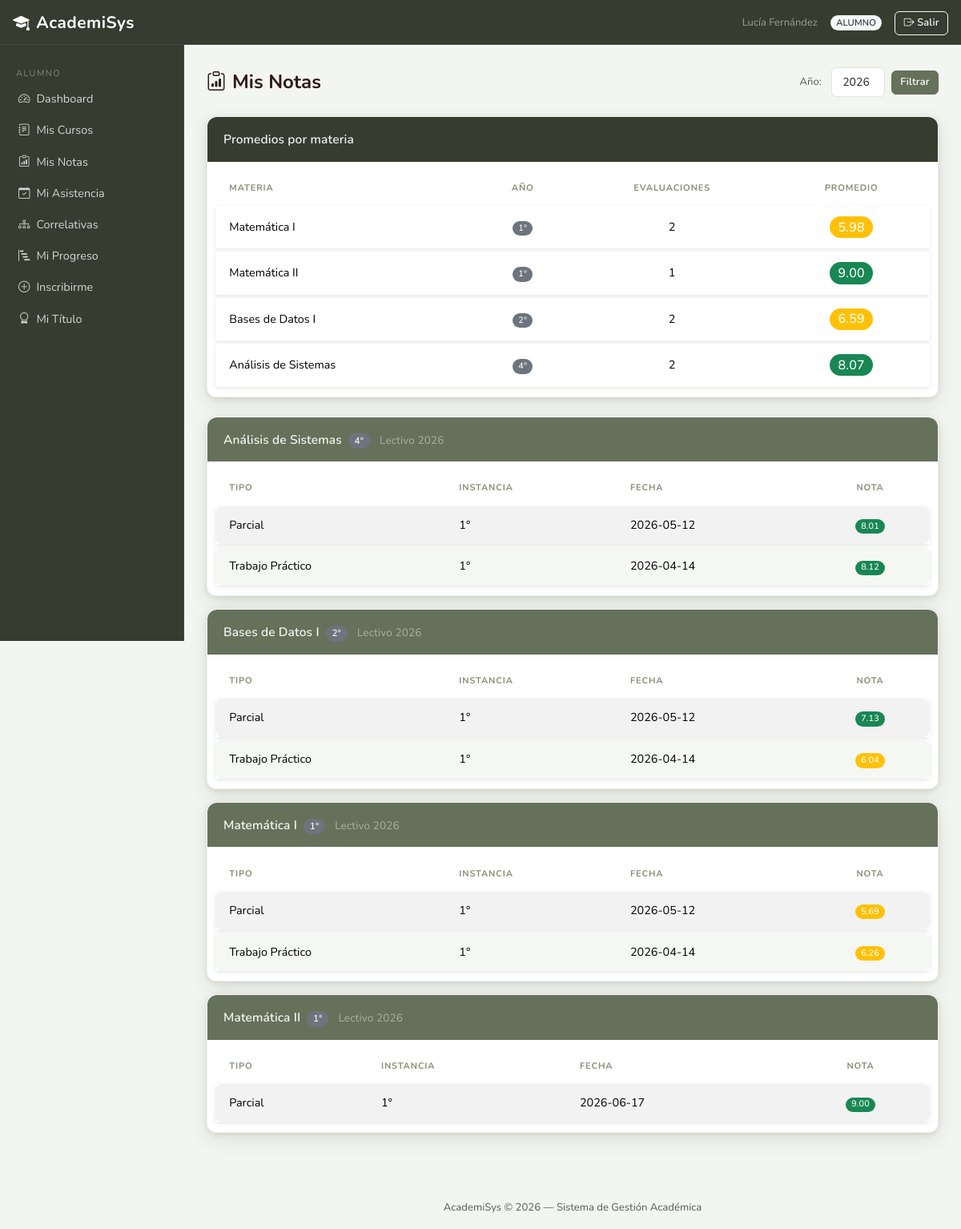
The page /index.php?controller=alumno&action=misNotas (signed in) on the database its author committed.
### tables this page shows
CREATE TABLE `evaluacion` (
  `IDEvaluacion` int(11) NOT NULL,
  `IDInscripcion` int(11) NOT NULL,
  `Tipo` enum('Trabajo Práctico','Parcial','Final') NOT NULL,
  `Nota` decimal(4,2) NOT NULL,
  `Fecha` date NOT NULL,
  `Instancia` int(11) NOT NULL DEFAULT 1 COMMENT '1=Primera, 2=Recuperatorio',
  `Libro` varchar(20) DEFAULT NULL,
  `Folio` varchar(20) DEFAULT NULL,
  `Observaciones` text DEFAULT NULL
);

CREATE TABLE `materia` (
  `CodMateria` varchar(10) NOT NULL,
  `NomMateria` varchar(150) NOT NULL,
  `CodCarrera` varchar(10) DEFAULT NULL,
  `Anio` tinyint(3) UNSIGNED DEFAULT NULL,
  `ContMinimos` text DEFAULT NULL,
  `Activo` tinyint(1) NOT NULL DEFAULT 1
);

CREATE TABLE `curso` (
  `IDCurso` int(11) NOT NULL,
  `AnioLectivo` int(11) NOT NULL,
  `CodMateria` varchar(10) NOT NULL,
  `Legajo` int(11) NOT NULL,
  `IDAula` int(11) NOT NULL,
  `Activo` tinyint(1) NOT NULL DEFAULT 1
);

### core/Controller.php (called while the page is built, shortened)
<?php
abstract class Controller {
    protected function render(string $view, array $data = []): void {
        extract($data);
        require_once BASE_PATH . '/views/layouts/header.php';
        require_once BASE_PATH . "/views/{$view}.php";
        require_once BASE_PATH . '/views/layouts/footer.php';
    }
}

### controllers/AlumnoController.php (called while the page is built, shortened)
<?php
class AlumnoController extends Controller {
    private EvaluacionModel $evaluacionModel;
    public function __construct() {
        $this->evaluacionModel = new EvaluacionModel();
    }
    public function misNotas(): void {
        $dni       = (int)$_SESSION['usuario']['DNI'];
        $anio      = (int)($_GET['anio'] ?? date('Y'));
        $anios     = $this->evaluacionModel->getAniosDisponibles($dni);
        $notas     = $this->evaluacionModel->getNotasByAlumno($dni, $anio);
        $promedios = $this->evaluacionModel->getPromedioByMateria($dni, $anio);
        $this->render('alumno/mis_notas', compact('notas', 'promedios', 'anios', 'anio'));
    }
}

### core/Router.php (called while the page is built, shortened)
<?php
class Router {
    public function dispatch(): void {
        $action     = preg_replace('/[^a-zA-Z]/', '', $_GET['action'] ?? 'login');
        $obj = new $className();
        $obj->$action();
    }
}

### index.php (called while the page is built, shortened)
<?php
require_once BASE_PATH . '/config/database.php';
require_once BASE_PATH . '/core/Model.php';
require_once BASE_PATH . '/core/Controller.php';
require_once BASE_PATH . '/core/Router.php';
$router = new Router();
$router->dispatch();

### config/database.php (called while the page is built, shortened)
<?php
class Database {
    private static ?PDO $instance = null;
    public static function getConnection(): PDO {
        if (self::$instance === null) {
            $dsn  = 'mysql:host=localhost;dbname=academisys;charset=utf8mb4';
            $opts = [
                PDO::ATTR_ERRMODE            => PDO::ERRMODE_EXCEPTION,
                PDO::ATTR_DEFAULT_FETCH_MODE => PDO::FETCH_ASSOC,
                PDO::ATTR_EMULATE_PREPARES   => false,
            ];
            self::$instance = new PDO($dsn, 'root', '', $opts);
        }
        return self::$instance;
    }
}

### core/Model.php (called while the page is built, shortened)
<?php
abstract class Model {
    public function __construct() {
        $this->db = Database::getConnection();
    }
}

### models/EvaluacionModel.php (called while the page is built, shortened)
<?php
class EvaluacionModel extends Model {
    public function getAniosDisponibles(int $dni): array {
        $stmt = $this->db->prepare("
            SELECT DISTINCT c.AnioLectivo
              FROM Evaluacion e
              JOIN Inscripcion i ON i.IDInscripcion = e.IDInscripcion
              JOIN Curso c       ON c.IDCurso        = i.IDCurso
             WHERE i.DNI = :dni
             ORDER BY c.AnioLectivo DESC
        ");
        $stmt->execute([':dni' => $dni]);
        return $stmt->fetchAll();
    }
    public function getNotasByAlumno(int $dni, int $anio = 0): array {
        $stmt = $this->db->prepare("
            SELECT m.NomMateria, m.CodMateria, m.Anio AS AnioMateria,
                   e.IDEvaluacion, e.Tipo, e.Nota, e.Fecha, e.Instancia,
                   c.AnioLectivo
              FROM Evaluacion e
              JOIN Inscripcion i ON i.IDInscripcion = e.IDInscripcion
              JOIN Curso c       ON c.IDCurso        = i.IDCurso
              JOIN Materia m     ON m.CodMateria      = c.CodMateria
             WHERE i.DNI = :dni
               AND (:anio = 0 OR c.AnioLectivo = :anio2)
             ORDER BY m.NomMateria, c.AnioLectivo DESC, e.Fecha DESC
        ");
        $stmt->execute([':dni' => $dni, ':anio' => $anio, ':anio2' => $anio]);
        $grouped = [];
        foreach ($stmt->fetchAll() as $row) {
            $key = $row['CodMateria'] . '-' . $row['AnioLectivo'];
            if (!isset($grouped[$key])) {
                $grouped[$key] = [
                    'NomMateria'   => $row['NomMateria'],
                    'AnioMateria'  => $row['AnioMateria'],
                    'AnioLectivo'  => $row['AnioLectivo'],
                    'evaluaciones' => [],
                ];
            }
            $grouped[$key]['evaluaciones'][] = $row;
        }
        return array_values($grouped);
    }
    public function getPromedioByMateria(int $dni, int $anio = 0): array {
        $stmt = $this->db->prepare("
            SELECT m.NomMateria, m.Anio AS AnioMateria,
                   ROUND(AVG(e.Nota), 2) AS promedio,
                   COUNT(e.IDEvaluacion)  AS cantidad
              FROM Evaluacion e
              JOIN Inscripcion i ON i.IDInscripcion = e.IDInscripcion
              JOIN Curso c       ON c.IDCurso        = i.IDCurso
              JOIN Materia m     ON m.CodMateria      = c.CodMateria
             WHERE i.DNI = :dni
               AND (:anio = 0 OR c.AnioLectivo = :anio2)
             GROUP BY m.CodMateria, m.NomMateria, m.Anio
             ORDER BY m.Anio, m.NomMateria
        ");
        $stmt->execute([':dni' => $dni, ':anio' => $anio, ':anio2' => $anio]);
        return $stmt->fetchAll();
    }
}

### views/alumno/mis_notas.php (the view, shortened to what this page needs)
<div class="d-flex justify-content-between align-items-center mb-4">
    <h4 class="fw-bold mb-0"><i class="bi bi-clipboard-data me-2"></i>Mis Notas</h4>
    <form method="get" action="index.php" class="d-flex align-items-center gap-2">
        <label class="text-muted small me-1 mb-0">Año:</label>
        <select name="anio" class="form-select form-select-sm" style="width:auto">
            <?php foreach ($anios as $a): ?>
                <option value="<?= (int)$a['AnioLectivo'] ?>" <?= $anio === (int)$a['AnioLectivo'] ? 'selected' : '' ?>>
                    <?= (int)$a['AnioLectivo'] ?>
                </option>
            <?php endforeach; ?>
        </select>
        <button type="submit" class="btn btn-sm btn-primary">Filtrar</button>
    </form>
</div>
<?php if (!empty($promedios)): ?>
<div class="card border-0 shadow-sm mb-4">
    <div class="card-header bg-white fw-semibold">Promedios por materia</div>
    <div class="card-body p-0">
        <table class="table table-bordered mb-0">
            <thead class="table-light">
                <tr><th>Materia</th><th class="text-center">Año</th><th class="text-center">Evaluaciones</th><th class="text-center">Promedio</th></tr>
            </thead>
            <tbody>
            <?php foreach ($promedios as $p): ?>
                <?php $pr = (float)$p['promedio']; $color = $pr >= 7 ? 'success' : ($pr >= 4 ? 'warning' : 'danger'); ?>
                <tr>
                    <td><?= htmlspecialchars($p['NomMateria']) ?></td>
                    <td class="text-center"><span class="badge bg-secondary" title="Año en el plan"><?= (int)$p['AnioMateria'] ?>°</span></td>
                    <td class="text-center"><?= (int)$p['cantidad'] ?></td>
                    <td class="text-center"><span class="badge bg-<?= $color ?> fs-6"><?= number_format($pr,2) ?></span></td>
                </tr>
            <?php endforeach; ?>
            </tbody>
        </table>
    </div>
</div>
<?php endif; ?>
<?php if (empty($notas)): ?>
    <div class="alert alert-info">No hay evaluaciones registradas.</div>
<?php else: ?>
    <?php foreach ($notas as $grupo): ?>
    <div class="card border-0 shadow-sm mb-3">
        <div class="card-header bg-primary bg-opacity-10 fw-semibold">
            <?= htmlspecialchars($grupo['NomMateria']) ?>
            <span class="badge bg-secondary ms-1" title="Año en el plan"><?= (int)$grupo['AnioMateria'] ?>°</span>
            <small class="text-muted fw-normal ms-2">Lectivo <?= htmlspecialchars($grupo['AnioLectivo']) ?></small>
        </div>
        <div class="card-body p-0">
            <table class="table table-striped table-hover table-bordered mb-0">
                <thead class="table-light">
                    <tr><th>Tipo</th><th>Instancia</th><th>Fecha</th><th class="text-center">Nota</th></tr>
                </thead>
                <tbody>
                <?php foreach ($grupo['evaluaciones'] as $e): ?>
                    <?php $n = (float)$e['Nota']; $c = $n >= 7 ? 'success' : ($n >= 4 ? 'warning' : 'danger'); ?>
                    <tr>
                        <td><?= htmlspecialchars($e['Tipo']) ?></td>
                        <td><?= (int)$e['Instancia'] ?>°</td>
                        <td><?= htmlspecialchars($e['Fecha']) ?></td>
                        <td class="text-center"><span class="badge bg-<?= $c ?>"><?= number_format($n,2) ?></span></td>
                    </tr>
                <?php endforeach; ?>
                </tbody>
            </table>
        </div>
    </div>
    <?php endforeach; ?>
<?php endif; ?>

### assets/css/style.css (style rules this page uses)
:root { --br-900: #272E22; --br-800: #363D30; --br-700: #4A5240; --br-600: #65715A; --br-500: #849174; --br-400: #A3B090; --br-300: #C4CFBA; --br-200: #DDE5D8; --br-100: #ECF0E8; --br-50: #F3F5F0; --amber: #EF8C00; --amber-lt:#FFF8EC; --green: #4A7C4E; --green-lt:#EEF5EE; --teal: #00796B; --teal-lt: #E0F2F0; --rose: #BF360C; --rose-lt: #FBE9E7; --indigo: #3949AB; --indigo-lt:#EEF0FC; --shadow-sm: 0 1px 4px rgba(62,39,35,.07); --shadow-md: 0 4px 16px rgba(62,39,35,.13); --shadow-lg: 0 8px 32px rgba(62,39,35,.18); --radius: 10px; --radius-sm: 6px; }
body { background: var(--br-50); font-family: 'Nunito', sans-serif; font-size: .93rem; color: #2D1B17; }
h1,h2,h3,h4,h5,h6 { font-family:'Nunito',sans-serif; }
.card { border: 1px solid rgba(39,46,34,.07) !important; border-radius: 12px !important; box-shadow: 0 2px 6px rgba(39,46,34,.10), 0 8px 24px rgba(39,46,34,.10); transition: box-shadow .22s ease, transform .22s ease; background: #fff; }
.card-header { background: var(--br-800) !important; border-bottom: none !important; border-radius: 12px 12px 0 0 !important; font-family: 'Nunito', sans-serif; font-size: .97rem; font-weight: 700; color: rgba(255,255,255,.92); padding: 1rem 1.25rem; letter-spacing: .1px; }
.card-header .text-muted { color: rgba(255,255,255,.45) !important; }
.card-body { padding: 1.25rem; }
.card.shadow-sm, .card.shadow, .card.shadow-lg { box-shadow: 0 2px 6px rgba(39,46,34,.10), 0 8px 24px rgba(39,46,34,.10) !important; }
.table { border-collapse: separate !important; border-spacing: 0 4px !important; font-size: .9rem; margin: .5rem 0 !important; }
.card-body > .table, .card-body > .table-responsive .table { margin-left: .6rem !important; margin-right: .6rem !important; width: calc(100% - 1.2rem) !important; }
.table > :not(caption) > * > * { padding: .82rem 1.1rem; vertical-align: middle; border: none !important; }
.table > tbody > * > * { background-color: #fff; }
.table > thead.table-dark > tr > th, .table > thead.table-light > tr > th, .table > thead > tr > th { background: transparent !important; color: var(--br-500) !important; font-family: 'Nunito', sans-serif !important; font-size: .69rem; font-weight: 700; text-transform: uppercase; letter-spacing: .9px; border: none !important; padding-bottom: .6rem; }
.table > tbody > tr { box-shadow: 0 1px 3px rgba(39,46,34,.08), 0 2px 8px rgba(39,46,34,.05); transition: box-shadow .18s ease, transform .18s ease; }
.table > tbody > tr > td:first-child { border-radius: 8px 0 0 8px !important; }
.table > tbody > tr > td:last-child { border-radius: 0 8px 8px 0 !important; }
.table-bordered { border: none !important; }
.table-striped > tbody > tr:nth-of-type(even) > * { background-color: #F5F7F3 !important; }
.table-striped > tbody > tr:nth-of-type(odd) > * { background-color: #fff !important; }
.form-control, .form-select { border-color: var(--br-200); border-radius: 8px; background: #fff; padding: .45rem .85rem; transition: border-color .15s ease, box-shadow .15s ease; }
.form-control-sm, .form-select-sm { border-radius: 6px; }
.btn { border-radius: 8px; font-weight: 600; font-size: .875rem; padding: .45rem .95rem; letter-spacing: .15px; transition: background .15s ease, border-color .15s ease, box-shadow .15s ease, transform .1s ease; }
.btn-sm { border-radius: 6px; font-size: .8rem; padding: .28rem .65rem; }
.btn-primary { background: var(--br-600); border-color: var(--br-600); color: #fff; }
.badge { border-radius:20px; font-weight:500; letter-spacing:.2px; }
.badge.bg-primary, .bg-primary { background-color: var(--br-600) !important; }

### rows shown on the page
evaluacion: Tipo "Parcial", Instancia "1", Fecha "2026-05-12", Nota "8.01"
evaluacion: Tipo "Trabajo Práctico", Instancia "1", Fecha "2026-04-14", Nota "8.12"
evaluacion: Tipo "Parcial", Instancia "1", Fecha "2026-05-12", Nota "7.13"
evaluacion: Tipo "Trabajo Práctico", Instancia "1", Fecha "2026-04-14", Nota "6.04"
evaluacion: Tipo "Parcial", Instancia "1", Fecha "2026-05-12", Nota "5.69"
evaluacion: Tipo "Trabajo Práctico", Instancia "1", Fecha "2026-04-14", Nota "6.26"
evaluacion: materia.NomMateria "Matemática II", materia.Anio "1", curso.AnioLectivo "2026", Tipo "Parcial", Instancia "1", Fecha "2026-06-17", Nota "9.00"

### other values the page prints
$_SESSION['usuario']['NombreCompleto'] "Lucía Fernández"
$_SESSION['usuario']['NombreRol'] "ALUMNO"
$p['NomMateria'] "Matemática I"
$p['AnioMateria'] "1"
$p['cantidad'] "2"
$pr "5.98"
$p['NomMateria'] "Matemática II"
$p['cantidad'] "1"
$pr "9.00"
$p['NomMateria'] "Bases de Datos I"
$p['AnioMateria'] "2"
$pr "6.59"
$p['NomMateria'] "Análisis de Sistemas"
$p['AnioMateria'] "4"
$pr "8.07"
